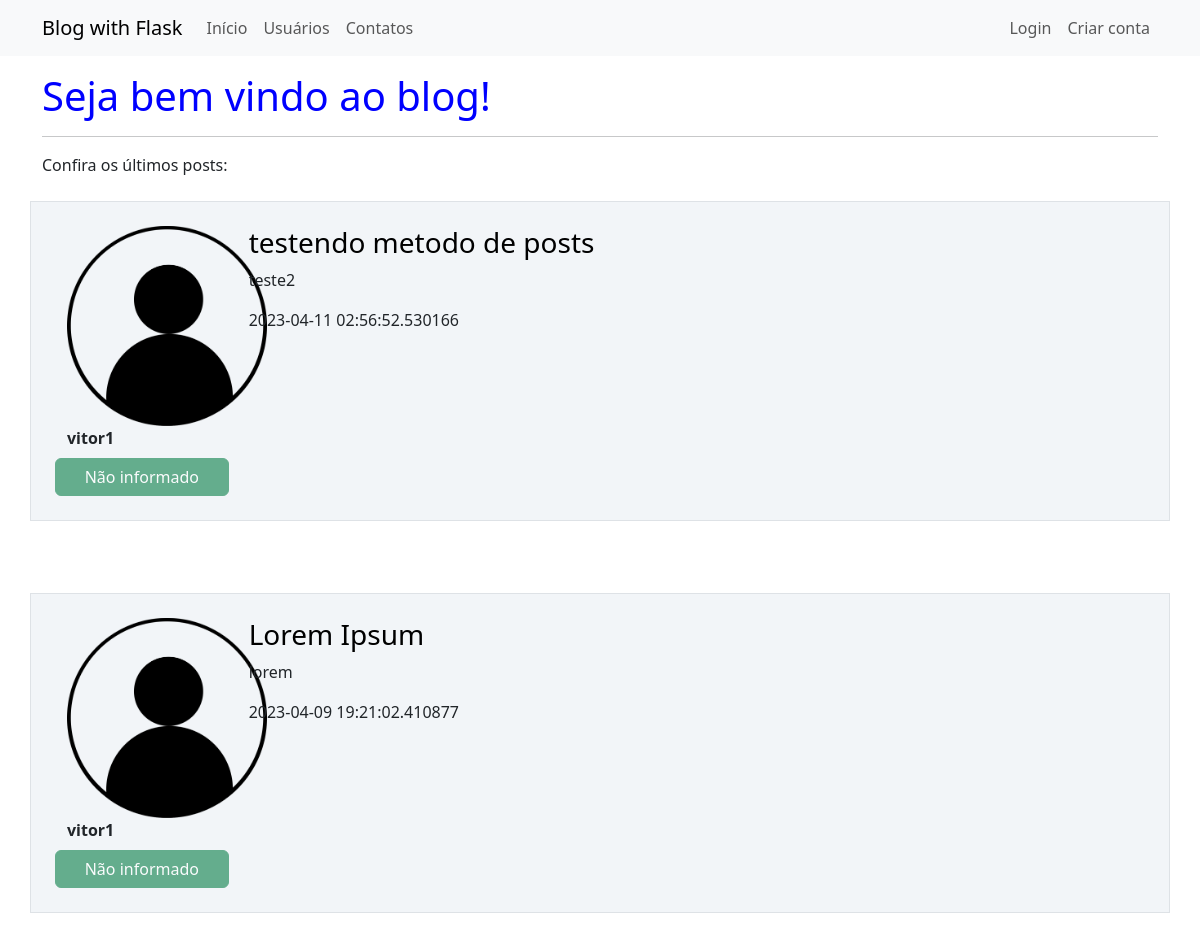
Before: / with the older database file.
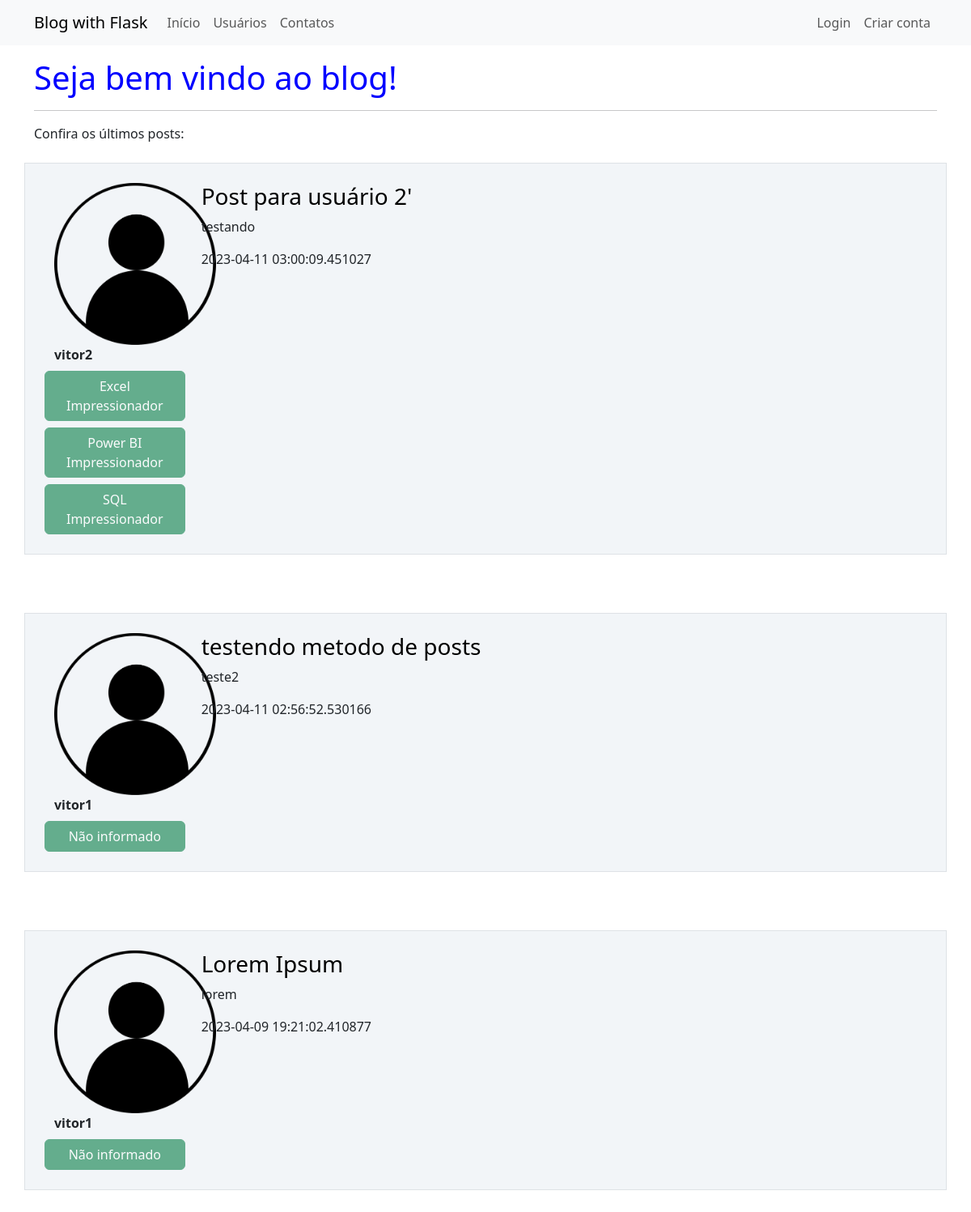
After: the same page with the newer database file.
### webblog/models.py (models this page shows, shortened)
class Post(database.Model):
    id = database.Column(database.Integer, primary_key=True)
    titulo = database.Column(database.String, nullable=False)
    corpo = database.Column(database.Text, nullable=False)  # informando ao BD que será um texto ao invés de String
    data_criacao = database.Column(database.DateTime, nullable=False, default=datetime.utcnow)
    id_usuario = database.Column(database.Integer, database.ForeignKey('usuario.id'), nullable=False)

class Usuario(database.Model, UserMixin):
    id = database.Column(database.Integer, primary_key=True)
    username = database.Column(database.String, nullable=False)  # campo não pode ser vazio, preenchimento obrigatório
    email = database.Column(database.String, nullable=False, unique=True)  # campo deve ser único
    senha = database.Column(database.String, nullable=False)
    cursos = database.Column(database.String, nullable=False, default='Não informado')
    foto_perfil = database.Column(database.String, nullable=False, default='default.jpg')
    posts = database.relationship('Post', backref='autor', lazy=True)

### webblog/routes.py (the view)
@app.route('/')  # mostra o caminho (URL) de onde a página será mostrada, nesse caso é a homepage
def home():  # função que informa o que será mostrado na página, usaremos a pasta 'templates' para arquivos HTML
    check = Post.query.all()
    if check:
        posts = Post.query.order_by(Post.id.desc())
        return render_template('home.html', posts=posts)
    else:
        abort(404)  # o abort informa mensagem de erro 403 (Forbidden)

### webblog/templates/home.html (shortened to what this page needs)
{% extends 'base.html' %}
{% block body %}
<div class="container mt-3">
    <h1 style="color: blue">Seja bem vindo ao blog!</h1>
    <hr>
    <p>Confira os últimos posts:</p>
    {% for post in posts %}
        <div class="row border mt-4 p-4 meupost" >
            <div class="col col-2">
                <div class="image pe-2">
                    <img src="{{  url_for('static', filename='fotos_perfil/{}'.format(post.autor.foto_perfil)) }}" class="rounded" width="200" >
                    <br>
                    <strong>{{ post.autor.username }}</strong>
                    <div class="row justify-content-center">
                        {% for curso in post.autor.cursos.split(';') %}
                            <button type="button" class="btn btn-success mt-2" disabled>{{ curso }}</button>
                        {% endfor %}
                    </div>
                </div>
            </div>
            <div class="col col-9">
                <a style="text-decoration: none; color:black" href="{{ url_for('exibir_post', post_id=post.id) }}"><h3>{{ post.titulo }}</h3></a>
                <p>{{ post.corpo }}</p>
                <span>{{ post.data_criacao }}</span>
                <br>
            </div>
        </div>
    {% endfor %}
</div>
{% endblock %}

### webblog/templates/base.html (shortened to what this page needs)
<!DOCTYPE html>
<html lang="pt-br">
<head>
    <link href="https://cdn.jsdelivr.net/npm/bootstrap@5.3.0-alpha1/dist/css/bootstrap.min.css" rel="stylesheet">
    <link rel="stylesheet" type="text/css" href="{{ url_for('static', filename='main.css')}}">
</head>
<body>
    {% include 'navbar.html' %}
    {% block body %}
    {% endblock %}
</body>
</html>

### webblog/templates/navbar.html
<nav class="navbar navbar-expand-lg navbar-light bg-light">
  <div class="container-fluid container">
    <a class="navbar-brand" href="{{ url_for('home') }}">Blog with Flask</a>
    <div class="collapse navbar-collapse" id="navbarSupportedContent">
      <ul class="navbar-nav me-auto mb-2 mb-lg-0">
        <li class="nav-item">
          <a class="nav-link" aria-current="page" href="{{ url_for('home') }}">Início</a>
        </li>
        <li class="nav-item">
          <a class="nav-link" href="{{ url_for('usuarios') }}">Usuários</a>
        </li>
        <li class="nav-item">
          <a class="nav-link" href="{{ url_for('contato') }}">Contatos</a>
        </li>
      </ul>
      <ul class="d-flex navbar-nav">
        {% if current_user.is_authenticated %}
          <li class="nav-item">
            <a class="nav-link" href="{{ url_for('criar_post') }}">Criar Post</a>
          </li>
          <li class="nav-item">
            <a class="nav-link" href="{{ url_for('perfil') }}">Meu Perfil</a>
          </li>
          <li class="nav-item">
            <a class="nav-link" href="{{ url_for('sair') }}">Sair</a>
          </li>
        {% else %}
          <li class="nav-item">
            <a class="nav-link" href="{{ url_for('login') }}">Login</a>
          </li>
          <li class="nav-item">
            <a class="nav-link" href="{{ url_for('login') }}">Criar conta</a>
          </li>
        {% endif %}
      </ul>
    </div>
  </div>
</nav>

### webblog/static/main.css (style rules this page uses)
.meupost { background: #f2f5f8 }

Changed rows visible on the page:
added Post: foto_perfil (placeholder picture), autor.username "vitor2", curso "Excel Impressionador" "Power BI Impressionador" "SQL Impressionador", titulo "Post para usuário 2'", corpo "testando", data_criacao "2023-04-11 03:00:09.451027"
